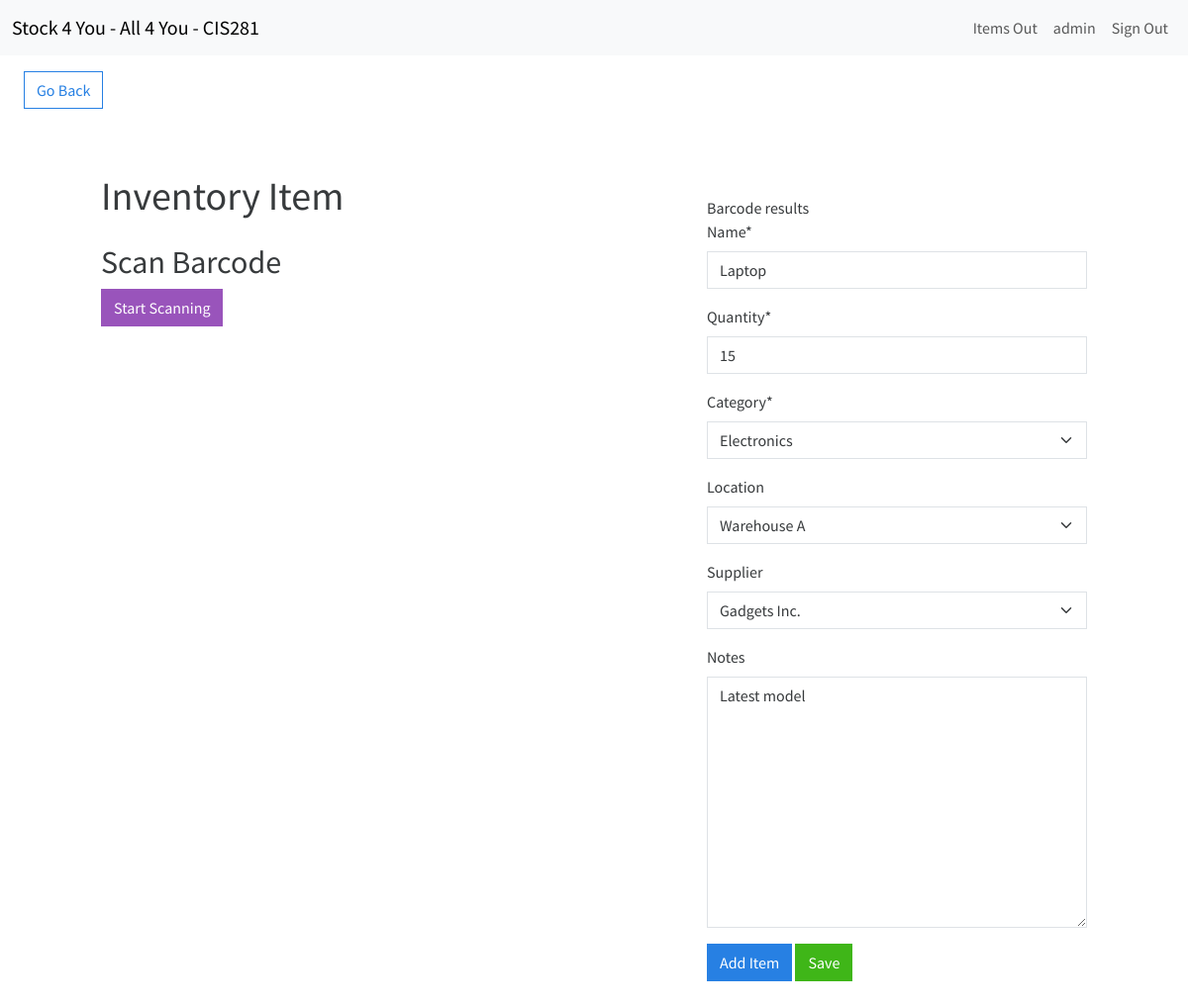
The app's page /edit-item/1/ (signed in) with its own data.
### inventory/models.py (models this page shows, shortened)
class InventoryItem(models.Model):
    name = models.CharField(max_length=200)
    quantity = models.IntegerField()
    category = models.ForeignKey(Category, on_delete=models.SET_NULL, blank=True, null=True)
    date_created = models.DateTimeField(auto_now_add=True)
    user = models.ForeignKey(User, on_delete=models.CASCADE)
    barcode = models.CharField(max_length=200, blank=True, null=True)
    location = models.ForeignKey(Location, on_delete=models.SET_NULL, blank=True, null=True)
    supplier = models.ForeignKey(Supplier, on_delete=models.SET_NULL, blank=True, null=True)
    notes = models.TextField(blank=True)
    serial_number = models.CharField(max_length=200)
    model_number = models.CharField(max_length=200)

class Category(models.Model):
    name = models.CharField(max_length=200)
    class Meta:
        verbose_name_plural = 'categories'
    def __str__(self):
        return self.name

class Supplier(models.Model):
    name = models.CharField(max_length=200)
    website = models.TextField(blank=True)
    contact_info = models.TextField(blank=True)
    def __str__(self):
        return self.name

class Location(models.Model):
    location = models.CharField(max_length=200, blank=True, null=True)
    class Meta:
        verbose_name = 'location'
        verbose_name_plural = 'locations'
    def __str__(self):
        return self.location

### inventory/views.py (the view)
# urls.py: path('edit-item/<int:pk>/', EditItem.as_view(), name='edit-item'),
class EditItem(LoginRequiredMixin, UpdateView):
	model = InventoryItem
	form_class = InventoryItemForm
	template_name = 'inventory/item_form.html'
	success_url = reverse_lazy('dashboard')

### inventory/forms.py
class InventoryItemForm(forms.ModelForm):
    category = forms.ModelChoiceField(queryset=Category.objects.all(), initial=0)
    barcode = forms.CharField(max_length=200, required=False, widget=forms.HiddenInput())
    class Meta:
        model = InventoryItem
        fields = ['name', 'quantity', 'category', 'barcode', 'location', 'supplier', 'notes']

### inventory/templates/inventory/item_form.html (shortened to what this page needs)
{% extends 'inventory/base.html' %}
{% load crispy_forms_tags %}
{% load static %}
{% block content %}
<a href="{% url 'dashboard' %}" class="btn btn-outline-primary my-3 mx-4">Go Back</a>
<div class="row">
    <div class="col-11 col-md-4 mx-auto mt-5">
        <h1>Inventory Item</h1>
        <div id="barcode-scanner-section" class="my-4">
            <h2>Scan Barcode</h2>
            <button id="startScan" class="btn btn-info">Start Scanning</button>
            <div id="scanner-container" style="width: 100%; height: 200px;"></div>
        </div>
    </div>
    <div class="col-11 col-md-4 mx-auto mt-5">
        <div id="input-box-section" class="my-4">
            <div id="barcodeResult" class="mt-2">Barcode results</div>
            <form method="POST" id="itemForm">
                {{ form|crispy }}
                <div class="mt-3">
                    <button type="submit" name="action" value="add" class="btn btn-primary">Add Item</button>
                    <button type="submit" name="action" value="save" class="btn btn-success">Save</button>
                </div>
            </form>
        </div>
    </div>
</div>
{% endblock content %}

### inventory/templates/inventory/navagation.html (shortened to what this page needs)
<nav class="navbar navbar-expand-lg bg-light">
    <div class="container-fluid">
        <a class="navbar-brand" href="{% url 'index' %}">Stock 4 You - All 4 You - CIS281</a>
        <div class="collapse navbar-collapse justify-content-end" id="navbarNav">
            <ul class="navbar-nav">
                {% if user.is_authenticated %}
                    <li class="nav-item">
                        <a class="btn btn-link nav-link" style="border: none; background: none;" href="{% url 'itemsout' %}">Items Out</a>
                    </li>
                    <li class="nav-item">
                        <a class="nav-link" href="#">{{ user.username }}</a>
                    </li>
                    <li class="nav-item">
                        <form action="{% url 'logout' %}" method="post" style="display: inline;">
                            <button type="submit" class="btn btn-link nav-link" style="border: none; background: none;">Sign Out</button>
                        </form>
                    </li>
                {% endif %}
            </ul>
        </div>
    </div>
</nav>

### records on screen
InventoryItem: name "Laptop", quantity "15", category "Electronics", supplier "Gadgets Inc.", notes "Latest model"
Location: location "Warehouse A"

### other values on screen
{{ user.username }} "admin"
